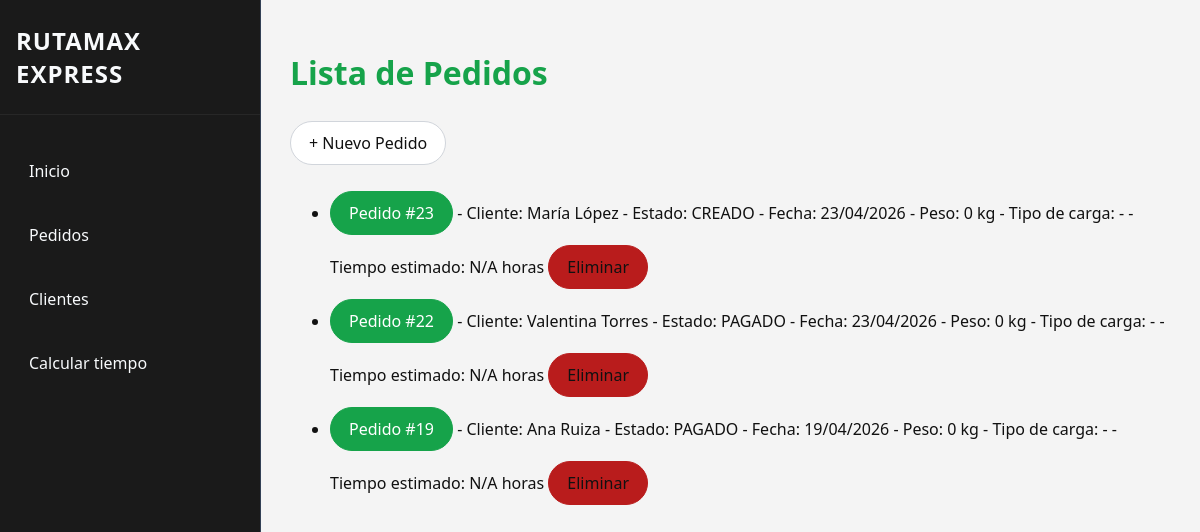
The app's page /pedidos/, older data.
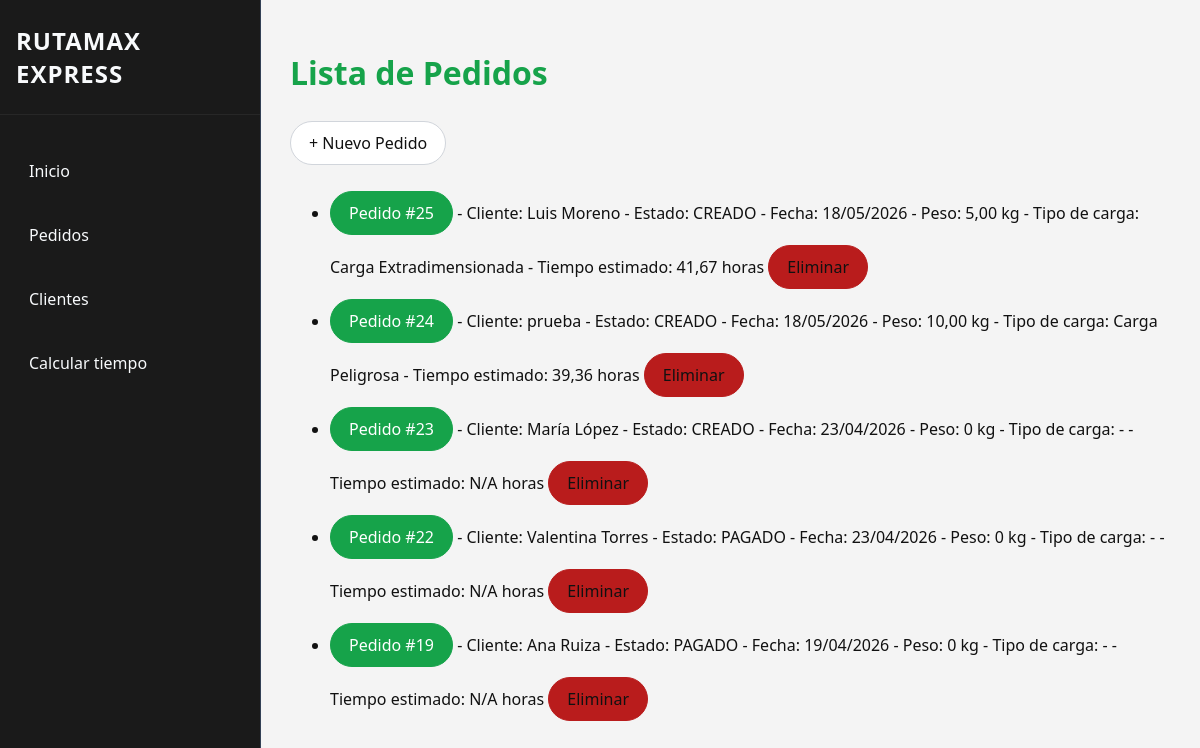
The same page, newer data.
### tienda/models.py (models this page shows, shortened)
class Pedido(models.Model):
    ESTADOS = [
        ("CREADO", "Creado"),
        ("PAGADO", "Pagado"),
        ("ENVIADO", "Enviado"),
        ("CERRADO", "Cerrado"),
    ]
    cliente = models.ForeignKey(Cliente, on_delete=models.CASCADE, related_name="pedidos")
    fecha = models.DateTimeField(auto_now_add=True)
    estado = models.CharField(max_length=7, choices=ESTADOS, default="CREADO")
    origen = models.CharField(max_length=200, blank=True, default="", verbose_name="Ciudad de origen")
    destino = models.CharField(max_length=200, blank=True, default="", verbose_name="Ciudad de destino")
    tipo_carga = models.CharField(max_length=100, blank=True, default="", verbose_name="Tipo de carga")
    peso_kg = models.DecimalField(max_digits=8, decimal_places=2, default=0, verbose_name="Peso (kg)")
    tiempo_estimado = models.DecimalField(max_digits=6, decimal_places=2, blank=True, null=True, verbose_name="Tiempo estimado (horas)")

class Cliente(models.Model):
    nombre = models.CharField(max_length=100)
    email = models.EmailField(unique=True)
    fecha_regitro = models.DateTimeField(auto_now_add=True)
    activo = models.BooleanField(default=True)

### tienda/views.py (the view)
# urls.py: path("pedidos/", views.lista_pedidos, name="lista_pedidos"),
def lista_pedidos(request):
    pedidos = Pedido.objects.select_related("cliente").order_by("-fecha")
    return render(request, "tienda/lista_pedidos.html", {"pedidos": pedidos})

### tienda/templates/tienda/lista_pedidos.html (shortened to what this page needs)
{% extends 'tienda/base.html' %}
{% block content %}
    <h1>Lista de Pedidos</h1>
    <p>
        <a href="{% url 'tienda:crear_pedido_items' %}" class="btn"> + Nuevo Pedido</a>
    </p>
    <ul>
        {% for p in pedidos %}
            <li>
                <a href="{% url 'tienda:detalle_pedido' p.pk %}" class="btn primary">
                    Pedido #{{ p.pk }}
                </a>
                - Cliente: {{p.cliente.nombre}}
                - Estado: {{p.estado}}
                - Fecha: {{p.fecha|date:"d/m/Y"}}
                - Peso: {{ p.peso_kg|default:"0" }} kg
                - Tipo de carga: {{ p.tipo_carga|default:"-" }}
                - Tiempo estimado: {{ p.tiempo_estimado|default:"N/A" }} horas
                <a href="{% url 'tienda:eliminar_pedido' p.pk %}" class="btn delete">Eliminar</a>
            </li>
            {%empty%}
                <li>No hay pedidos disponibles</li>
        {% endfor %}
    </ul>
{% endblock %}

Row changes from the older to the newer data that the page shows:
added Pedido: pk "25", cliente.nombre "Luis Moreno", estado "CREADO", fecha "18/05/2026", peso_kg "5,00", tipo_carga "Carga Extradimensionada", tiempo_estimado "41,67"
added Pedido: pk "24", cliente.nombre "prueba", estado "CREADO", fecha "18/05/2026", peso_kg "10,00", tipo_carga "Carga Peligrosa", tiempo_estimado "39,36"
